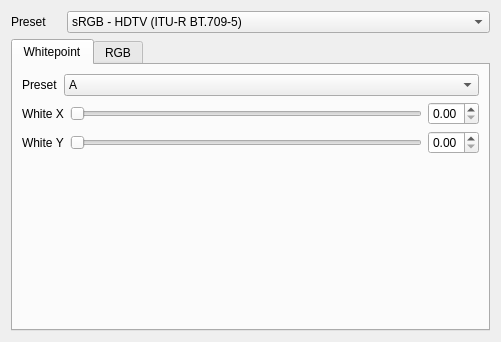
<?xml version="1.0" encoding="UTF-8"?>
<ui version="4.0">
 <class>ColorSpaceWidget</class>
 <widget class="QWidget" name="ColorSpaceWidget">
  <property name="geometry">
   <rect>
    <x>0</x>
    <y>0</y>
    <width>501</width>
    <height>342</height>
   </rect>
  </property>
  <property name="windowTitle">
   <string>Form</string>
  </property>
  <layout class="QVBoxLayout" name="verticalLayout">
   <item>
    <layout class="QGridLayout" name="gridLayout">
     <item row="0" column="0">
      <widget class="QLabel" name="label_colorSpacePreset">
       <property name="maximumSize">
        <size>
         <width>50</width>
         <height>16777215</height>
        </size>
       </property>
       <property name="text">
        <string>Preset</string>
       </property>
      </widget>
     </item>
     <item row="0" column="1">
      <widget class="QComboBox" name="comboBox_colorSpacePreset">
       <property name="toolTip">
        <string>Select ColorSpace Preset</string>
       </property>
       <item>
        <property name="text">
         <string>sRGB - HDTV (ITU-R BT.709-5)</string>
        </property>
       </item>
       <item>
        <property name="text">
         <string>ROMM RGB</string>
        </property>
       </item>
       <item>
        <property name="text">
         <string>Adobe RGB 98</string>
        </property>
       </item>
       <item>
        <property name="text">
         <string>Apple RGB</string>
        </property>
       </item>
       <item>
        <property name="text">
         <string>NTSC (FCC 1953)</string>
        </property>
       </item>
       <item>
        <property name="text">
         <string>NTSC (1979) (SMPTE C/-RP 145)</string>
        </property>
       </item>
       <item>
        <property name="text">
         <string>PAL/SECAM (EBU 3213)</string>
        </property>
       </item>
       <item>
        <property name="text">
         <string>CIE (1931) E</string>
        </property>
       </item>
      </widget>
     </item>
     <item row="1" column="0" colspan="2">
      <widget class="QTabWidget" name="tabs_colorSpaceTabs">
       <property name="currentIndex">
        <number>0</number>
       </property>
       <widget class="QWidget" name="tab_whitepoint">
        <attribute name="title">
         <string>Whitepoint</string>
        </attribute>
        <layout class="QGridLayout" name="gridLayout_15">
         <item row="0" column="0">
          <layout class="QGridLayout" name="gridLayout_28">
           <item row="0" column="0">
            <widget class="QLabel" name="label_whitePointPreset">
             <property name="sizePolicy">
              <sizepolicy hsizetype="Maximum" vsizetype="Preferred">
               <horstretch>0</horstretch>
               <verstretch>0</verstretch>
              </sizepolicy>
             </property>
             <property name="text">
              <string>Preset</string>
             </property>
             <property name="buddy">
              <cstring>comboBox_whitePointPreset</cstring>
             </property>
            </widget>
           </item>
           <item row="0" column="1" colspan="3">
            <widget class="QComboBox" name="comboBox_whitePointPreset">
             <item>
              <property name="text">
               <string>A</string>
              </property>
             </item>
             <item>
              <property name="text">
               <string>B</string>
              </property>
             </item>
             <item>
              <property name="text">
               <string>C</string>
              </property>
             </item>
             <item>
              <property name="text">
               <string>D50</string>
              </property>
             </item>
             <item>
              <property name="text">
               <string>D55</string>
              </property>
             </item>
             <item>
              <property name="text">
               <string>D65</string>
              </property>
             </item>
             <item>
              <property name="text">
               <string>D75</string>
              </property>
             </item>
             <item>
              <property name="text">
               <string>E</string>
              </property>
             </item>
             <item>
              <property name="text">
               <string>F2</string>
              </property>
             </item>
             <item>
              <property name="text">
               <string>F7</string>
              </property>
             </item>
             <item>
              <property name="text">
               <string>F11</string>
              </property>
             </item>
            </widget>
           </item>
           <item row="1" column="0" colspan="2">
            <widget class="QLabel" name="label_whitePointX">
             <property name="text">
              <string>White X</string>
             </property>
             <property name="buddy">
              <cstring>slider_whitePointX</cstring>
             </property>
            </widget>
           </item>
           <item row="1" column="2">
            <widget class="QSlider" name="slider_whitePointX">
             <property name="toolTip">
              <string>Adjust Whitepoint X</string>
             </property>
             <property name="maximum">
              <number>512</number>
             </property>
             <property name="orientation">
              <enum>Qt::Horizontal</enum>
             </property>
            </widget>
           </item>
           <item row="1" column="3">
            <widget class="QDoubleSpinBox" name="spinBox_whitePointX">
             <property name="toolTip">
              <string>White X</string>
             </property>
             <property name="maximum">
              <double>1.000000000000000</double>
             </property>
             <property name="singleStep">
              <double>0.100000000000000</double>
             </property>
            </widget>
           </item>
           <item row="2" column="0" colspan="2">
            <widget class="QLabel" name="label_whtePointY">
             <property name="text">
              <string>White Y</string>
             </property>
             <property name="buddy">
              <cstring>slider_whitePointY</cstring>
             </property>
            </widget>
           </item>
           <item row="2" column="2">
            <widget class="QSlider" name="slider_whitePointY">
             <property name="toolTip">
              <string>Adjust Whitepoint Y</string>
             </property>
             <property name="maximum">
              <number>512</number>
             </property>
             <property name="orientation">
              <enum>Qt::Horizontal</enum>
             </property>
            </widget>
           </item>
           <item row="2" column="3">
            <widget class="QDoubleSpinBox" name="spinBox_whitePointY">
             <property name="toolTip">
              <string>White Y</string>
             </property>
             <property name="maximum">
              <double>1.000000000000000</double>
             </property>
             <property name="singleStep">
              <double>0.100000000000000</double>
             </property>
            </widget>
           </item>
          </layout>
         </item>
         <item row="1" column="0">
          <spacer name="verticalSpacer_2">
           <property name="orientation">
            <enum>Qt::Vertical</enum>
           </property>
           <property name="sizeHint" stdset="0">
            <size>
             <width>0</width>
             <height>0</height>
            </size>
           </property>
          </spacer>
         </item>
        </layout>
       </widget>
       <widget class="QWidget" name="tab_rgb">
        <attribute name="title">
         <string>RGB</string>
        </attribute>
        <layout class="QGridLayout" name="gridLayout_14">
         <item row="0" column="0">
          <layout class="QGridLayout" name="gridLayout_2">
           <item row="0" column="0" colspan="2">
            <widget class="QLabel" name="label_rgbXY">
             <property name="text">
              <string>Red/Green/Blue XY</string>
             </property>
            </widget>
           </item>
           <item row="1" column="0">
            <widget class="QSlider" name="slider_redX">
             <property name="toolTip">
              <string>Red X</string>
             </property>
             <property name="maximum">
              <number>512</number>
             </property>
             <property name="orientation">
              <enum>Qt::Horizontal</enum>
             </property>
            </widget>
           </item>
           <item row="1" column="1">
            <widget class="QDoubleSpinBox" name="spinBox_redX">
             <property name="toolTip">
              <string>Red X</string>
             </property>
             <property name="maximum">
              <double>1.000000000000000</double>
             </property>
             <property name="singleStep">
              <double>0.100000000000000</double>
             </property>
            </widget>
           </item>
           <item row="1" column="2">
            <widget class="QSlider" name="slider_redY">
             <property name="toolTip">
              <string>Red Y</string>
             </property>
             <property name="maximum">
              <number>512</number>
             </property>
             <property name="orientation">
              <enum>Qt::Horizontal</enum>
             </property>
            </widget>
           </item>
           <item row="1" column="3">
            <widget class="QDoubleSpinBox" name="spinBox_redY">
             <property name="toolTip">
              <string>Red Y</string>
             </property>
             <property name="maximum">
              <double>1.000000000000000</double>
             </property>
             <property name="singleStep">
              <double>0.100000000000000</double>
             </property>
            </widget>
           </item>
           <item row="2" column="0">
            <widget class="QSlider" name="slider_greenX">
             <property name="toolTip">
              <string>Green X</string>
             </property>
             <property name="maximum">
              <number>512</number>
             </property>
             <property name="orientation">
              <enum>Qt::Horizontal</enum>
             </property>
            </widget>
           </item>
           <item row="2" column="1">
            <widget class="QDoubleSpinBox" name="spinBox_greenX">
             <property name="toolTip">
              <string>Green X</string>
             </property>
             <property name="maximum">
              <double>1.000000000000000</double>
             </property>
             <property name="singleStep">
              <double>0.100000000000000</double>
             </property>
            </widget>
           </item>
           <item row="2" column="2">
            <widget class="QSlider" name="slider_greenY">
             <property name="toolTip">
              <string>Green Y</string>
             </property>
             <property name="maximum">
              <number>512</number>
             </property>
             <property name="orientation">
              <enum>Qt::Horizontal</enum>
             </property>
            </widget>
           </item>
           <item row="2" column="3">
            <widget class="QDoubleSpinBox" name="spinBox_greenY">
             <property name="toolTip">
              <string>Green Y</string>
             </property>
             <property name="maximum">
              <double>1.000000000000000</double>
             </property>
             <property name="singleStep">
              <double>0.100000000000000</double>
             </property>
            </widget>
           </item>
           <item row="3" column="0">
            <widget class="QSlider" name="slider_blueX">
             <property name="toolTip">
              <string>Blue X</string>
             </property>
             <property name="maximum">
              <number>512</number>
             </property>
             <property name="orientation">
              <enum>Qt::Horizontal</enum>
             </property>
            </widget>
           </item>
           <item row="3" column="1">
            <widget class="QDoubleSpinBox" name="spinBox_blueX">
             <property name="toolTip">
              <string>Blue X</string>
             </property>
             <property name="maximum">
              <double>1.000000000000000</double>
             </property>
             <property name="singleStep">
              <double>0.100000000000000</double>
             </property>
            </widget>
           </item>
           <item row="3" column="2">
            <widget class="QSlider" name="slider_blueY">
             <property name="toolTip">
              <string>Blue Y</string>
             </property>
             <property name="maximum">
              <number>512</number>
             </property>
             <property name="orientation">
              <enum>Qt::Horizontal</enum>
             </property>
            </widget>
           </item>
           <item row="3" column="3">
            <widget class="QDoubleSpinBox" name="spinBox_blueY">
             <property name="toolTip">
              <string>Blue Y</string>
             </property>
             <property name="maximum">
              <double>1.000000000000000</double>
             </property>
             <property name="singleStep">
              <double>0.100000000000000</double>
             </property>
            </widget>
           </item>
          </layout>
         </item>
         <item row="1" column="0">
          <spacer name="verticalSpacer">
           <property name="orientation">
            <enum>Qt::Vertical</enum>
           </property>
           <property name="sizeHint" stdset="0">
            <size>
             <width>0</width>
             <height>0</height>
            </size>
           </property>
          </spacer>
         </item>
        </layout>
       </widget>
      </widget>
     </item>
    </layout>
   </item>
  </layout>
 </widget>
 <resources/>
 <connections/>
</ui>
